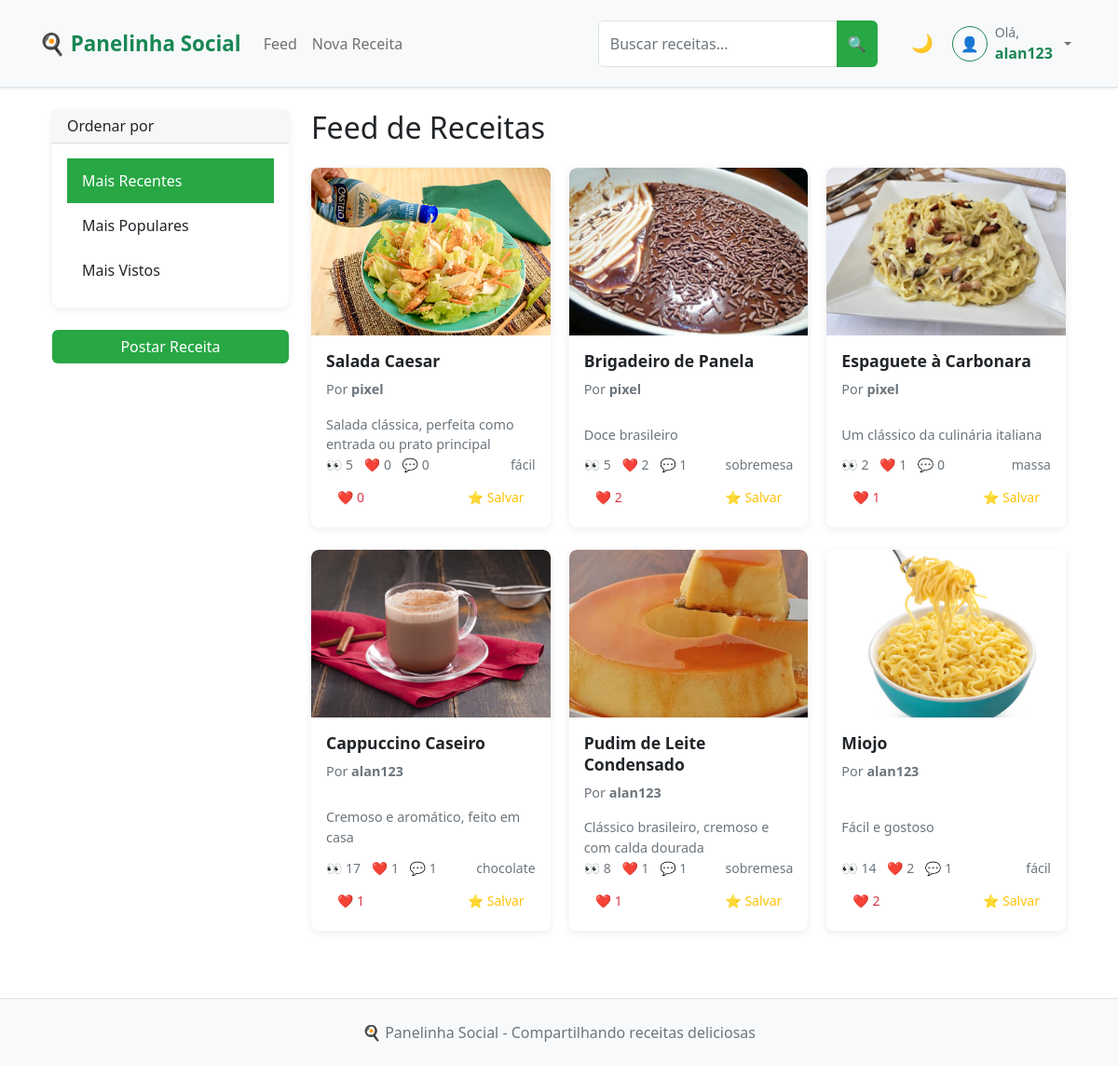
Before: /feed (signed in) with the older database file.
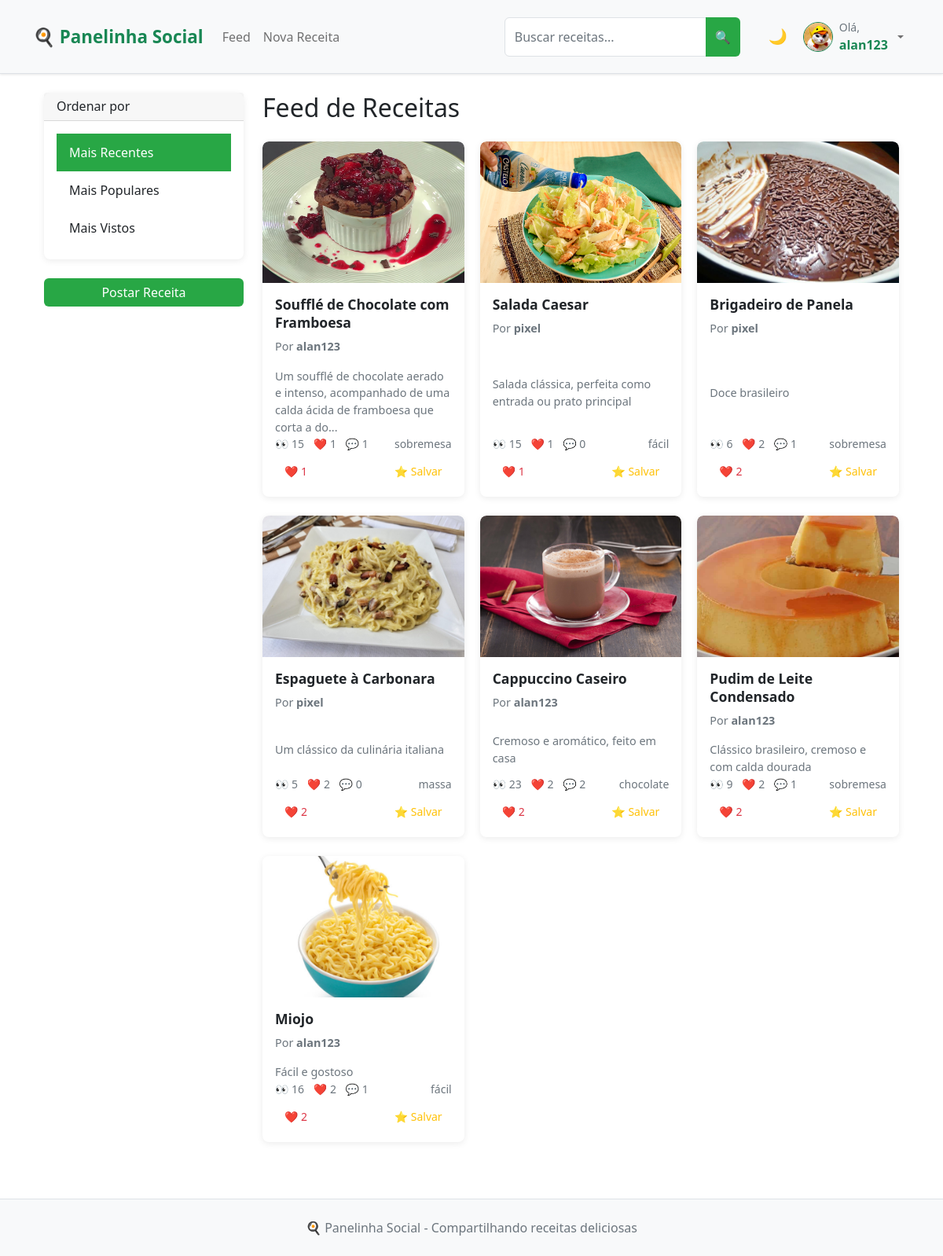
After: the same page with the newer database file.
### app.py (models this page shows, shortened)
class Recipe(db.Model):
    __tablename__ = 'recipe'
    id = db.Column(db.Integer, primary_key=True)
    title = db.Column(db.String(100), nullable=False, index=True)
    description = db.Column(db.Text)
    ingredients = db.Column(db.Text)
    steps = db.Column(db.Text)
    image = db.Column(db.String(200))
    categories = db.Column(db.String(200))
    difficulty = db.Column(db.String(20), nullable=False, default='Fácil', index=True)  # NOVO CAMPO
    is_draft = db.Column(db.Boolean, default=False, index=True)
    created_at = db.Column(db.DateTime, default=datetime.utcnow, index=True)
    updated_at = db.Column(db.DateTime, default=datetime.utcnow, onupdate=datetime.utcnow)
    views = db.Column(db.Integer, default=0, index=True)
    user_id = db.Column(db.Integer, db.ForeignKey('user.id'), nullable=False, index=True)
    likes = db.relationship('Like', backref='recipe', lazy='select')
    comments = db.relationship('Comment', backref='recipe', lazy='select')
    saved_by = db.relationship('SavedRecipe', backref='recipe', lazy='select')
    def like_count(self):
        if hasattr(self, '_like_count'):
            return self._like_count
        return len(self.likes)
    def comment_count(self):
        if hasattr(self, '_comment_count'):
            return self._comment_count
        return len(self.comments)

class User(UserMixin, db.Model):
    __tablename__ = 'user'
    id = db.Column(db.Integer, primary_key=True)
    username = db.Column(db.String(64), unique=True, nullable=False, index=True)
    email = db.Column(db.String(120), unique=True, nullable=False, index=True)
    password_hash = db.Column(db.String(128))
    bio = db.Column(db.Text)
    profile_picture = db.Column(db.String(200))
    created_at = db.Column(db.DateTime, default=datetime.utcnow)
    recipes = db.relationship('Recipe', backref='author', lazy='select')
    likes = db.relationship('Like', backref='user', lazy='select')
    comments = db.relationship('Comment', backref='user', lazy='select')
    saved_recipes = db.relationship('SavedRecipe', backref='user', lazy='select')

### app.py (the view)
@app.route('/feed')
@login_required
def feed():
    sort_by = request.args.get('sort', 'recent')
    recipes_query = Recipe.query.filter_by(is_draft=False)
    if sort_by == 'popular':
        recipes_query = recipes_query.outerjoin(Like).group_by(Recipe.id).order_by(func.count(Like.id).desc())
    elif sort_by == 'views':
        recipes_query = recipes_query.order_by(Recipe.views.desc())
    else:
        recipes_query = recipes_query.order_by(Recipe.created_at.desc())
    recipes = get_recipes_with_counts(recipes_query)
    return render_template('feed.html', title='Feed', recipes=recipes, sort_by=sort_by)

### app.py (called while the page is built)
@login_manager.user_loader
def load_user(id):
    return User.query.get(int(id))

### templates/feed.html (shortened to what the changed rows need)
{% extends "base.html" %}
{% block content %}
<div class="container-fluid">
    <div class="row">
        <div class="col-md-9">
            <h2 class="mb-4">Feed de Receitas</h2>
            {% if recipes %}
                <div class="row">
                    {% for recipe in recipes %}
                        <div class="col-xl-4 col-lg-6 col-md-6 mb-4">
                            <div class="card h-100 recipe-card">
                                <a href="{{ url_for('recipe_detail', recipe_id=recipe.id) }}" class="text-decoration-none">
                                    {% if recipe.image %}
                                        <img src="{{ url_for('static', filename='uploads/' + recipe.image) }}"
                                             class="card-img-top" alt="{{ recipe.title }}">
                                    {% else %}
                                        <div class="card-img-top bg-light d-flex align-items-center justify-content-center"
                                             style="height: 200px;">
                                            <span class="text-muted">Sem imagem</span>
                                        </div>
                                    {% endif %}
                                </a>
                                <div class="card-body d-flex flex-column">
                                    <a href="{{ url_for('recipe_detail', recipe_id=recipe.id) }}" class="text-decoration-none text-dark">
                                        <h5 class="card-title">{{ recipe.title }}</h5>
                                    </a>
                                    <p class="card-text text-muted small">
                                        Por <strong>{{ recipe.author.username }}</strong>
                                    </p>
                                    <a href="{{ url_for('recipe_detail', recipe_id=recipe.id) }}" class="text-decoration-none text-dark flex-grow-1">
                                        <p class="card-text">{{ recipe.description[:100] }}{% if recipe.description|length > 100 %}...{% endif %}</p>
                                    </a>
                                    <div class="mt-auto">
                                        <div class="d-flex justify-content-between align-items-center mb-2">
                                            <div class="text-muted small">
                                                <span class="me-2">👀 {{ recipe.views }}</span>
                                                <span class="me-2">❤️ {{ recipe.like_count() }}</span>
                                                <span>💬 {{ recipe.comment_count() }}</span>
                                            </div>
                                            {% if recipe.categories %}
                                                <small class="text-muted">
                                                    {{ recipe.categories.split(',')[0] }}
                                                </small>
                                            {% endif %}
                                        </div>
                                        <div class="d-flex justify-content-between">
                                            <button class="btn btn-sm btn-outline-danger like-btn"
                                                    data-recipe-id="{{ recipe.id }}">
                                                ❤️ <span class="like-count">{{ recipe.like_count() }}</span>
                                            </button>
                                            <button class="btn btn-sm btn-outline-warning save-btn"
                                                    data-recipe-id="{{ recipe.id }}">
                                                ⭐ Salvar
                                            </button>
                                        </div>
                                    </div>
                                </div>
                            </div>
                        </div>
                    {% endfor %}
                </div>
            {% endif %}
        </div>
    </div>
</div>
{% endblock %}

### templates/base.html (shortened to what the changed rows need)
<!DOCTYPE html>
<html lang="pt-br">
<head>
    <link href="https://cdn.jsdelivr.net/npm/bootstrap@5.1.3/dist/css/bootstrap.min.css" rel="stylesheet">
    <link rel="stylesheet" href="{{ url_for('static', filename='css/style.css') }}">
</head>
<body>
    <nav class="navbar navbar-expand-lg navbar-light bg-light border-bottom">
        <div class="container">
            <div class="collapse navbar-collapse" id="navbarNav">
                <div class="navbar-nav">
                    {% if current_user.is_authenticated %}
                        <div class="nav-item dropdown">
                            <a class="nav-link dropdown-toggle d-flex align-items-center gap-2" href="#" role="button" data-bs-toggle="dropdown">
                                <div class="position-relative">
                                    {% if current_user.profile_picture %}
                                        <img src="{{ url_for('static', filename='uploads/' + current_user.profile_picture) }}"
                                            class="rounded-circle border border-success"
                                            style="width: 38px; height: 38px; object-fit: cover;"
                                            alt="Foto de perfil">
                                    {% else %}
                                        <div class="rounded-circle bg-light d-flex align-items-center justify-content-center border border-success"
                                            style="width: 38px; height: 38px;">
                                            <span class="text-muted">👤</span>
                                        </div>
                                    {% endif %}
                                </div>
                                <div class="d-none d-lg-flex flex-column align-items-start">
                                    <span class="small text-muted">Olá,</span>
                                    <strong class="text-success">{{ current_user.username }}</strong>
                                </div>
                            </a>
                        </div>
                    {% else %}
                        <a class="nav-link" href="{{ url_for('login') }}">Entrar</a>
                        <a class="nav-link" href="{{ url_for('register') }}">Cadastrar</a>
                    {% endif %}
                </div>
            </div>
        </div>
    </nav>
    <div class="container mt-4">
        {% block content %}{% endblock %}
    </div>
</body>
</html>

Changed rows visible on the page:
changed User "alan123": profile_picture: picture added
added Recipe: image (picture), title "Soufflé de Chocolate com Framboesa", author.username "alan123", description "Um soufflé de chocolate aerado e intenso, acompanhado de uma calda ácida de framboesa que corta a do", views "15", like_count "1", comment_count "1", categories "sobremesa"
changed Recipe "Salada Caesar": views "5" → "15"; like_count "0" → "1"
changed Recipe "Brigadeiro de Panela": views "5" → "6"
changed Recipe "Espaguete à Carbonara": views "2" → "5"; like_count "1" → "2"
changed Recipe "Cappuccino Caseiro": views "17" → "23"; like_count "1" → "2"; comment_count "1" → "2"
changed Recipe "Pudim de Leite Condensado": views "8" → "9"; like_count "1" → "2"
changed Recipe "Miojo": views "14" → "16"
